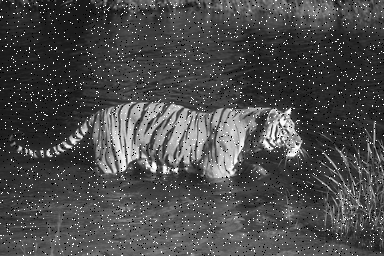
#> input picture Prova/Opencv/7.png, 384 x 256 px
$ python 'Questão8.py'
#> lines starting #> are read from the running program, lines starting #| are printed output that depends on the picture; after the words box and inside, x2 and y2 are one past the last pixel; in counts of white or black regions, pixels touching at a corner belong together
import cv2 as cv2
import numpy as np
from matplotlib import pyplot as plt

#leitura da Imagem
img = cv2.imread('7.png',)
#> img is the input picture: shape (256, 384, 3); min 0, max 255, mean 74.9


#tranformar em cinza
imgcinza = cv2.cvtColor(img,cv2.COLOR_BGRA2GRAY)

#treshHold
ret,efe1 = cv2.threshold(imgcinza,127,255,cv2.THRESH_BINARY)
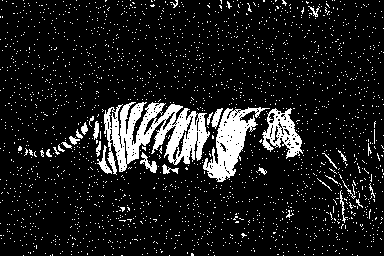
#> efe1: shape (256, 384); 11.1% white; 2169 white regions (2139 under 20 px), largest, box (x1, y1, x2, y2) and area: (104, 102, 210, 175) 3861, (203, 107, 270, 182) 1903, (262, 108, 303, 159) 980
ret,efe2 = cv2.threshold(imgcinza,127,255,cv2.THRESH_BINARY_INV)

#Print
titles = ['Imagem Original','Binário','Binário Invertido']
images = [img, efe2, efe1]
for i in range(3):
    plt.subplot(2,3,i+1),plt.imshow(images[i],'gray',vmin=0,vmax=255)
    plt.title(titles[i])
    plt.xticks([]),plt.yticks([])
plt.show()
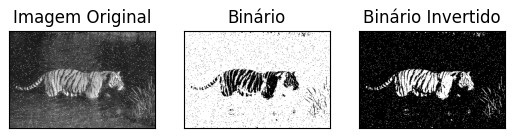
#> figure drawn by matplotlib, 3 panels

$ run again, with Prova/Opencv/8.jpg saved as Prova/Opencv/7.png
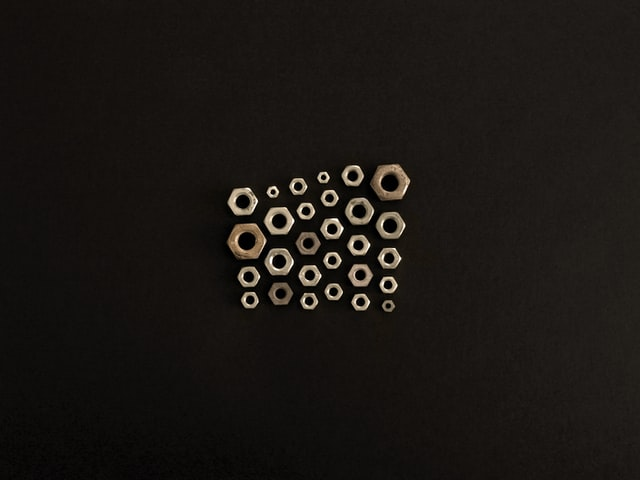
#> input picture Prova/Opencv/8.jpg, 640 x 480 px
#> img is the input picture: shape (480, 640, 3); mean B, G, R 19.4, 22.7, 26.5
#> `ret,efe1 = cv2.threshold(imgcinza,127,255,cv2.THRESH_BINARY)`:
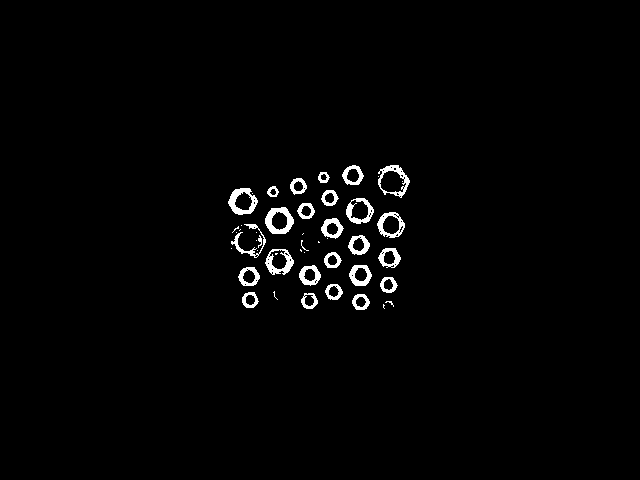
#> efe1: shape (480, 640); 1.8% white; 47 white regions (21 under 20 px), largest, box (x1, y1, x2, y2) and area: (265, 207, 294, 234) 403, (228, 188, 258, 215) 380, (265, 249, 294, 275) 338
#> `plt.show()`:
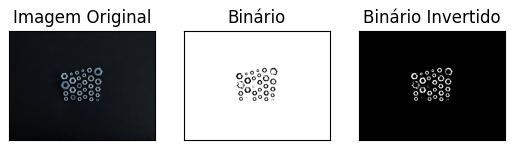
#> figure drawn by matplotlib, 3 panels; B, G, R data is drawn as R, G, B
